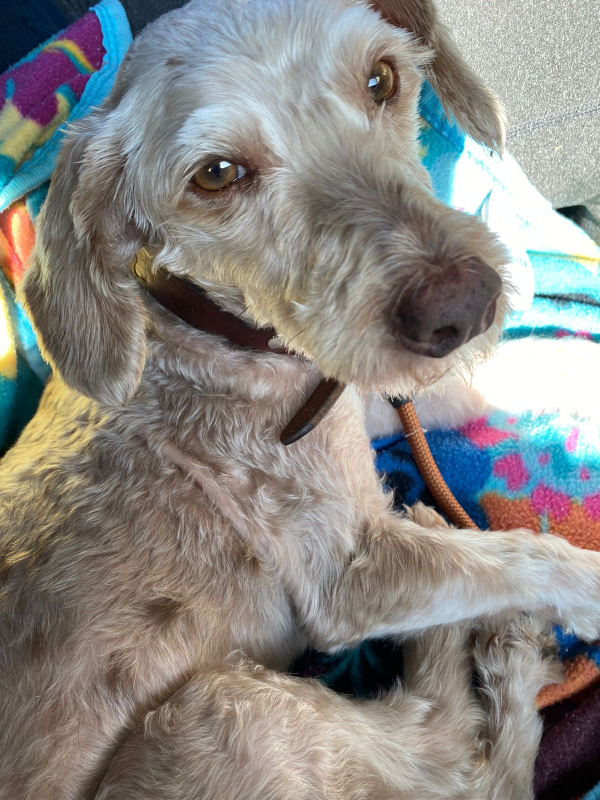
#> input picture imagenOriginal.JPG, 1200 x 1600 px (shown at 1/2 size)
$ python imageRotation.py
#> lines starting #> are read from the running program, lines starting #| are printed output that depends on the picture
# Librerías
from PIL import Image
import numpy as np
# Carga la imagen y la convuierte a escala de grises y la redimensiona
imag=Image.open("imagenOriginal.JPG")
#> imag is the input picture: PIL image 1200x1600 RGB; mean R, G, B 137.2, 134.8, 130.9
imag=imag.resize((255,255))
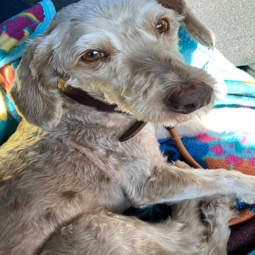
#> imag: PIL image 255x255 RGB; mean R, G, B 137.2, 134.8, 130.8
imagen = imag.convert("L")
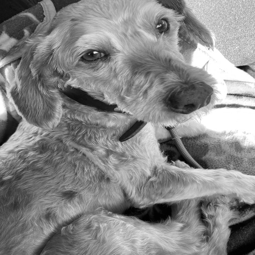
#> imagen: PIL image 255x255 L; min 0, max 255, mean 135.1

arr = np.array(imagen)

Image.fromarray(arr).save("original.jpg")
# Hacer la imegen de 255 x 255
TAM = 255
arr = arr[:TAM, :TAM]
#Imagen con correlación menor
min_correlacion=101.0
min_img= None

# Generar 3 versiones con 1, 5 y 10 iteraciones
for n in [1, 5, 10]:
    transform = arr.copy()

    # Aplica n veces el Arnold Cat Map
    for _ in range(n):
        nueva = np.zeros_like(transform)
        for y in range(TAM):
            for x in range(TAM):
                px = (x + y) % TAM
                py = (x + 2*y) % TAM
                nueva[py][px] = transform[y][x]
        transform = nueva

    # Guarda la versión transformada
    fname = f"transform_{n}iter.jpg"
    Image.fromarray(transform).save(fname)

    # Calcula % de píxeles idénticos respecto al original
    iguales = np.sum(transform == arr)
    porcent = iguales * 100.0 / transform.size
    print(f"{n} iter → {porcent:.2f}% píxeles idénticos")

    #Version con menor correlacion
    if porcent <min_correlacion:
        min_correlacion=porcent
        min_img=transform.copy()
#> this loop made 3 passes
#> (iguales, porcent, min_correlacion) on pass 1: (331, 0.509, 0.509)
#> (iguales, porcent) on passes 2 to 3: (381, 0.586), (447, 0.687)
#| 1 iter → 0.51% píxeles idénticos
#| 5 iter → 0.59% píxeles idénticos
#| 10 iter → 0.69% píxeles idénticos
#> pass 1, `Image.fromarray(transform).save(fname)`:
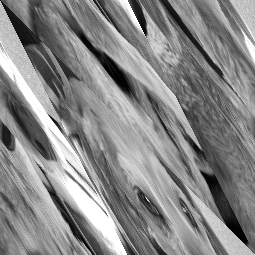
#> saved as transform_1iter.jpg: PIL image 255x255 L; min 0, max 255, mean 135.1
#> pass 2, `Image.fromarray(transform).save(fname)`:
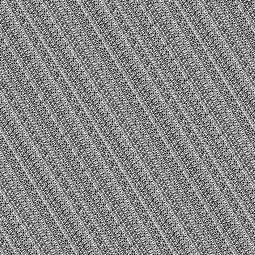
#> saved as transform_5iter.jpg: PIL image 255x255 L; min 0, max 255, mean 135.1
#> after the loop:
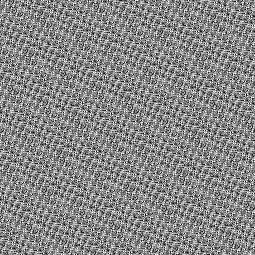
#> nueva: shape (255, 255); min 0, max 255, mean 135.1
#> after the loop, min_correlacion = 0.509

#Guarda imagen con menor correlacion
Image.fromarray(min_img).save("menor_correlacion.jpg")
print(f"Imagen con menor correlacion = {min_correlacion:.2f}% pixeles identicos")
#| Imagen con menor correlacion = 0.51% pixeles identicos
# Busca cuántas iteraciones hacen falta para recuperar la original
current = arr.copy()
count = 0
MAX_ITERACIONES = 1000
while True:
    count += 1
    nueva = np.zeros_like(current)
    for y in range(TAM):
        for x in range(TAM):
            px = (x + y) % TAM
            py = (x + 2*y) % TAM
            nueva[py][px] = current[y][x]
    current = nueva

    # Cuando vuelve a coincidir completamente, guardamos y rompemos
    if (current == arr).all():
        Image.fromarray(current).save("recuperada.jpg")
        print(f"Recuperada en {count} iteraciones")
        break
    if count >= MAX_ITERACIONES:
        print(f"No recuperó en {MAX_ITERACIONES} iteraciones, abortando.")
        break
#> after the loop, count = 180
